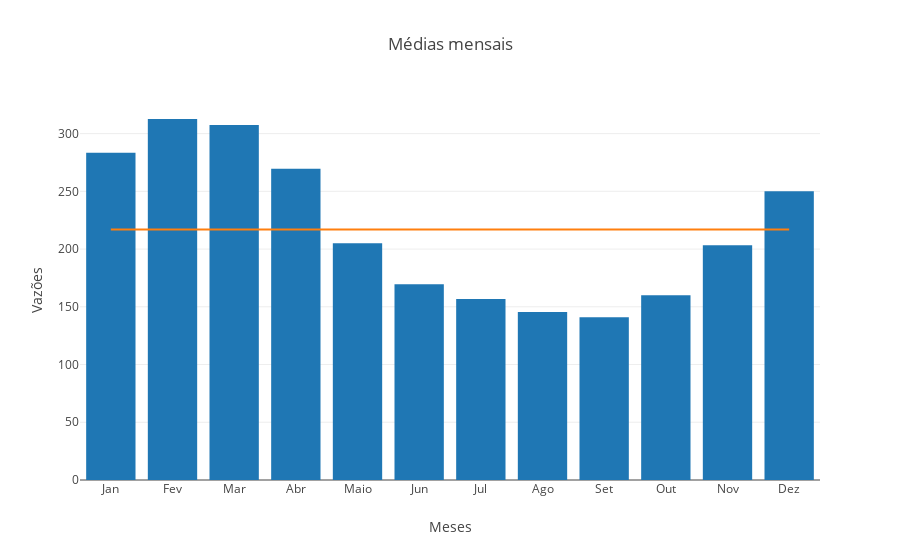

Source (notebook cell):
### Code cell
x = ['Jan','Fev','Mar','Abr', 'Maio','Jun','Jul','Ago','Set','Out','Nov','Dez']
trace = go.Bar(x = x,
                   y = ts[['month','vazao']].groupby('month').mean()['vazao'].values)

media_geral = np.mean(ts[['month','vazao']].groupby('month').mean()['vazao'].values)

trace_line = go.Scatter(x = x, y = [media_geral]*12, mode = 'lines')

layout = go.Layout(title = 'Médias mensais', yaxis = dict(title = 'Vazões'), xaxis = dict(title = 'Meses'), showlegend=False)
fig = go.Figure(data = [trace, trace_line], layout = layout)

pyo.iplot(fig, config=dict(showLink = False))

### Figure 1 — Plotly figure (JSON) as saved in the notebook; plotly's stock layout.template omitted (floating-point values rounded to 4 significant figures)
{"data": [{"y": [283.3, 312.7, 307.5, 269.6, 205.0, 169.5, 156.8, 145.5, 141.0, 160.1, 203.3, 250.0], "x": ["Jan", "Fev", "Mar", "Abr", "Maio", "Jun", "Jul", "Ago", "Set", "Out", "Nov", "Dez"], "type": "bar", "uid": "ac1e4e7a-c90e-4141-a765-2d8cdae0c1bb"}, {"y": [217.0, 217.0, 217.0, 217.0, 217.0, 217.0, 217.0, 217.0, 217.0, 217.0, 217.0, 217.0], "x": ["Jan", "Fev", "Mar", "Abr", "Maio", "Jun", "Jul", "Ago", "Set", "Out", "Nov", "Dez"], "type": "scatter", "mode": "lines", "uid": "719bf760-2940-4e06-a1f9-d0024cc39ed8"}], "layout": {"showlegend": false, "yaxis": {"title": {"text": "Vazões"}}, "xaxis": {"title": {"text": "Meses"}}, "title": {"text": "Médias mensais"}}}
